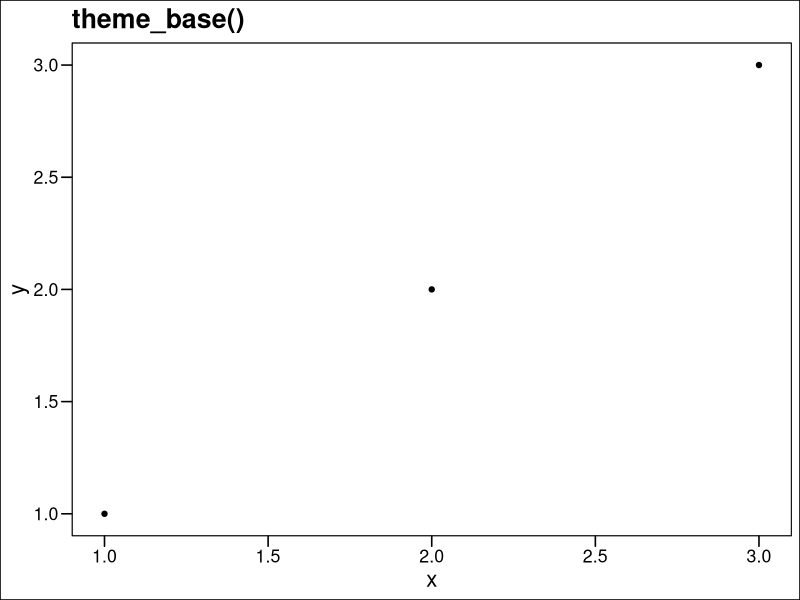
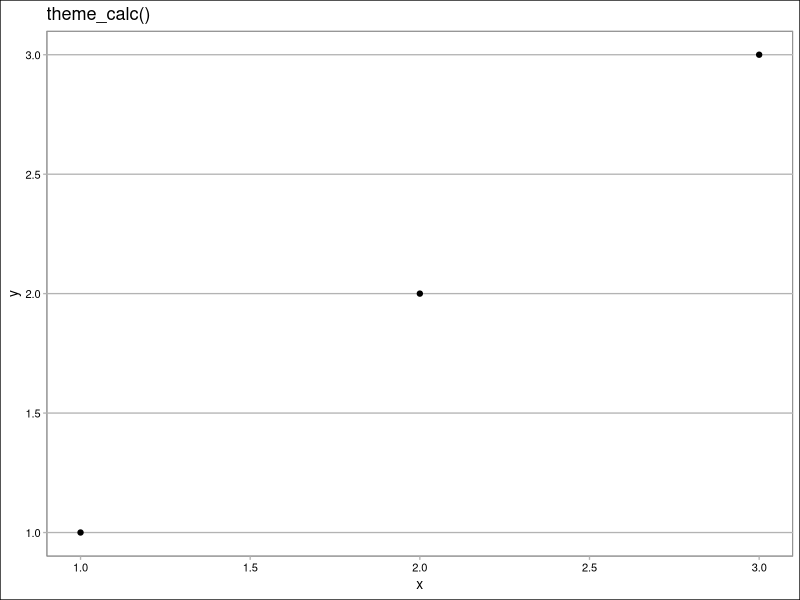
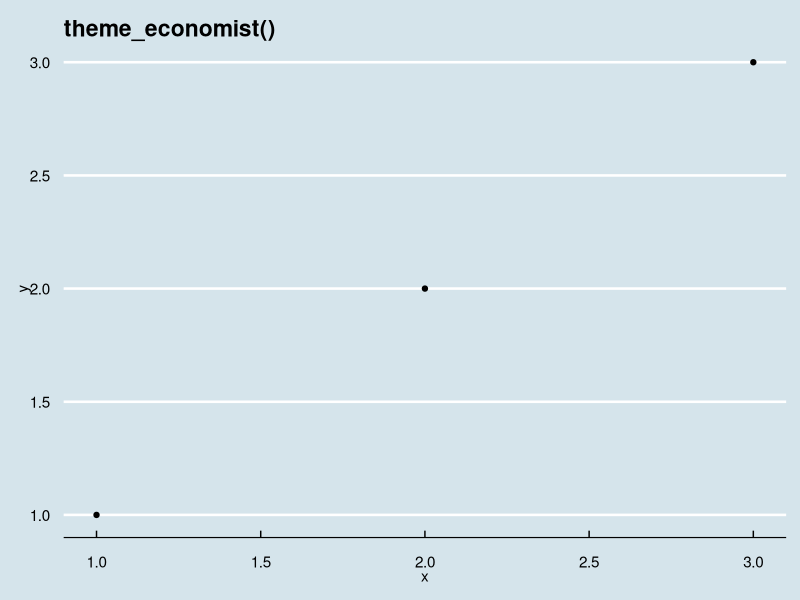
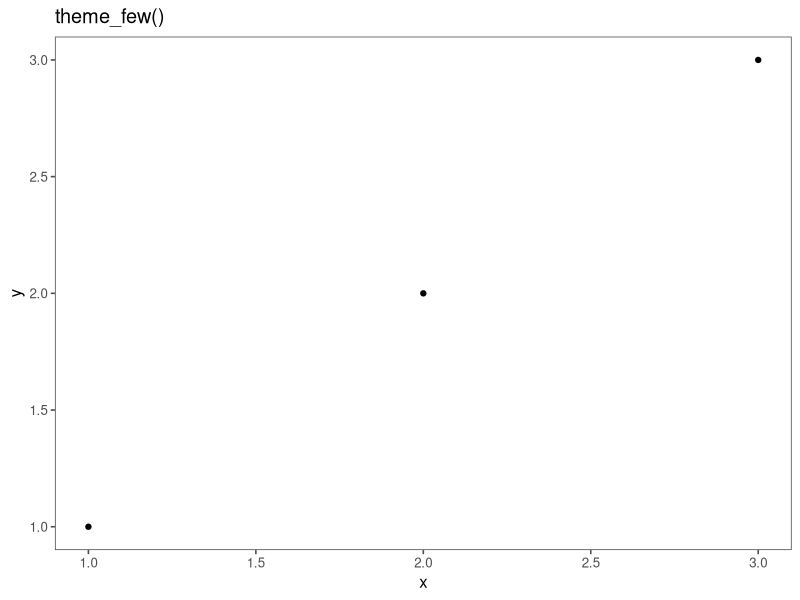
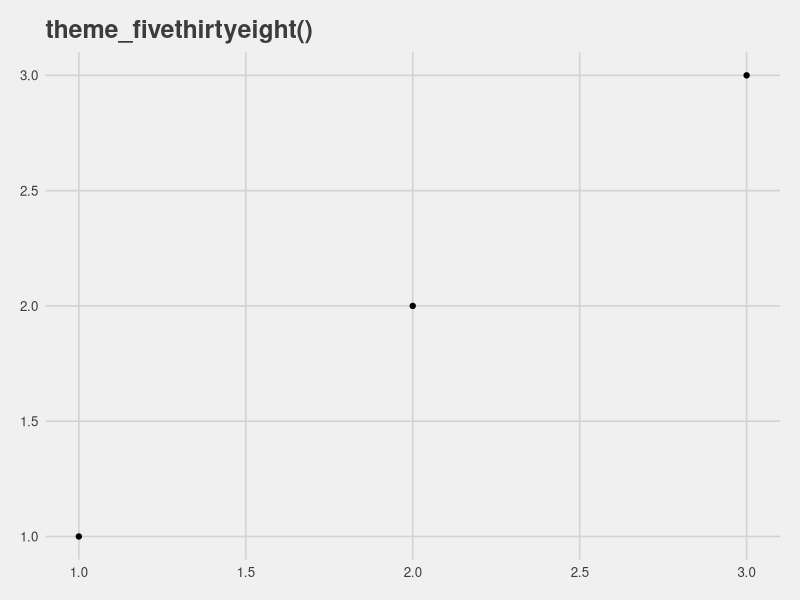
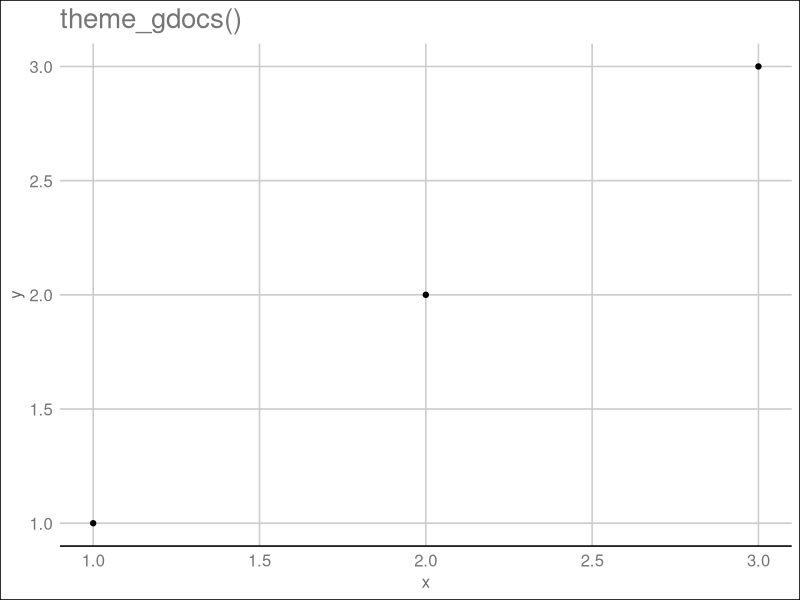
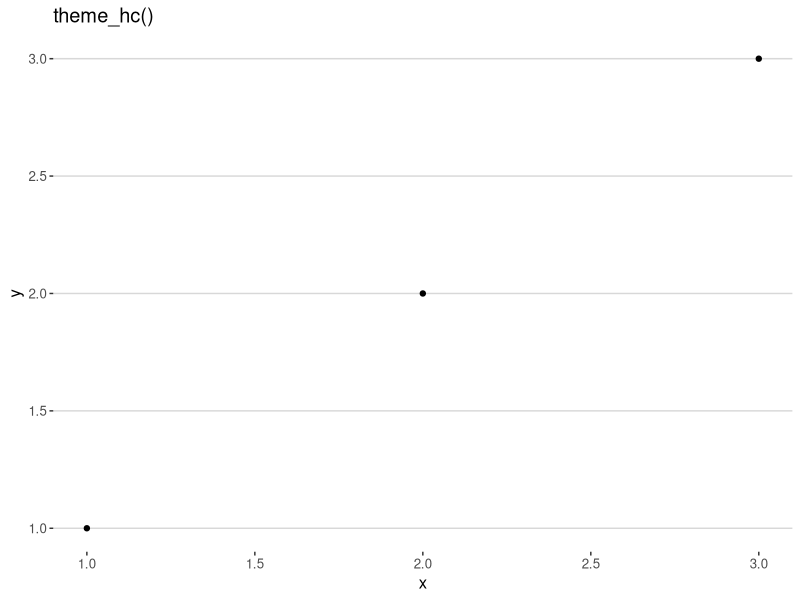
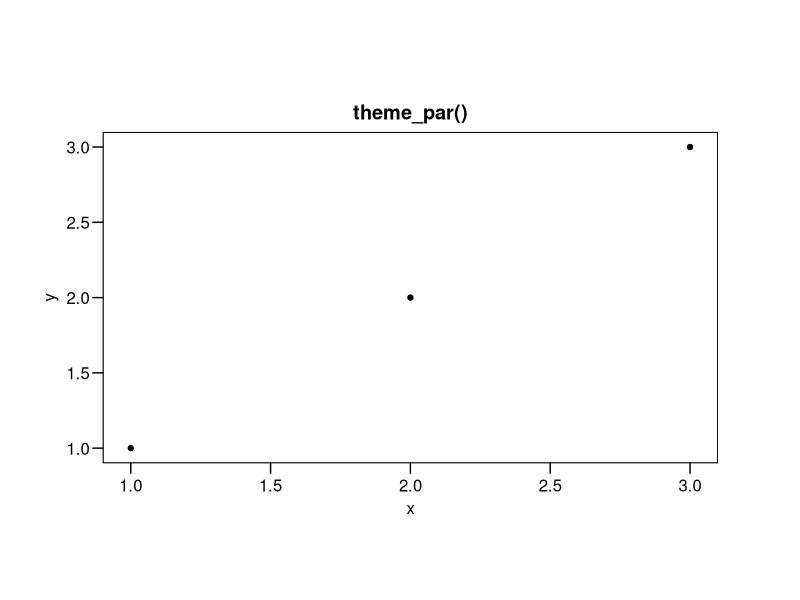

Generate these figures, in order, with R:
## ---- chunk 1
knitr::opts_chunk$set(echo = TRUE)
library(ggplot2)
## ---- chunk 2
install.packages("ggthemes")
library(ggthemes)
## ---- chunk 3
df <- data.frame(x=1:3, y=1:3)
base <- ggplot(df, aes(x,y)) + geom_point()
## ---- chunk 4
base + theme_base() + ggtitle("theme_base()")
## ---- chunk 5
base + theme_calc() + ggtitle("theme_calc()")
## ---- chunk 6
base + theme_economist() + ggtitle("theme_economist()")
## ---- chunk 7
base + theme_few() + ggtitle("theme_few()")
## ---- chunk 8
base + theme_fivethirtyeight() + ggtitle("theme_fivethirtyeight()")
## ---- chunk 9
base + theme_gdocs() + ggtitle("theme_gdocs()")
## ---- chunk 10
base + theme_hc() + ggtitle("theme_hc()")
## ---- chunk 11
base + theme_par() + ggtitle("theme_par()")
## ---- chunk 12
base + theme_pander() + ggtitle("theme_pander()")
## ---- chunk 13
base + theme_stata() + ggtitle("theme_stata()")
## ---- chunk 14
base + theme_wsj() + ggtitle("theme_wsj()")
## ---- chunk 15
base + ggtitle("Ugly Plot") + theme(plot.background = element_rect(fill="red"),panel.background = element_rect(fill="lightgreen"),panel.grid.major.x = element_line(color="gray60"),plot.title= element_text(face="italic",color="yellow",angle = 10),axis.title = element_text(color="purple", angle = -30 )) 
## ---- chunk 16
base + theme_dark() + theme(plot.background = element_rect(fill="black"),axis.text = element_text(color="white"),axis.title = element_text(color="white"))
## ---- chunk 17
base + ggtitle("This is a plot") + theme(panel.background = element_rect(fill="linen"),plot.title= element_text(family="serif"),axis.title = element_text(family="serif"))
## ---- chunk 18
base + ggtitle("This is a very very very very very\nlooooooooooooong plot title") + theme(plot.title = element_text(hjust=0))
## ---- chunk 19
base + ggtitle("This is a very very very very very\nlooooooooooooong plot title") + theme(plot.title = element_text(hjust=.5))
## ---- chunk 20
base + ggtitle("This is a very very very very very\nlooooooooooooong plot title") + theme(plot.title = element_text(hjust=1))
## ---- chunk 21
base + ggtitle("This is a very very very very very\nlooooooooooooong plot title") + theme(plot.title = element_text(hjust=1.5))
## ---- chunk 22
base + ggtitle("This is a very very very very very\nlooooooooooooong plot title") + theme(plot.title = element_text(vjust=4))

